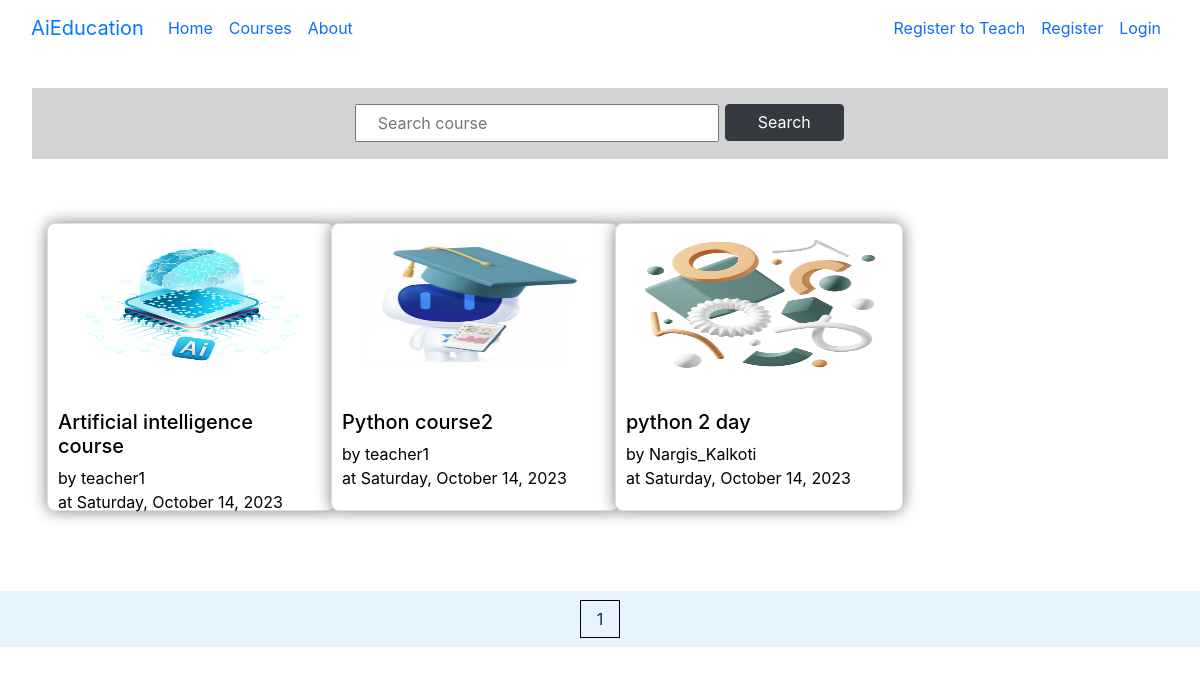
The app's page /courses/, older data.
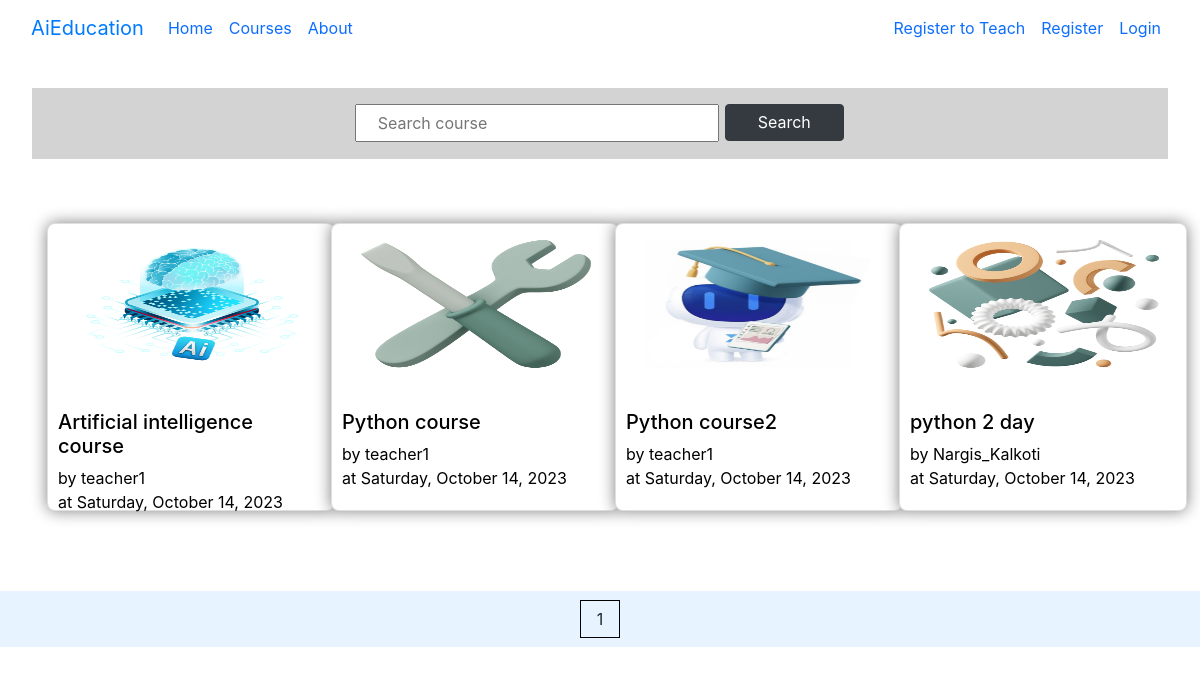
The same page, newer data.
### courses/models.py (models this page shows, shortened)
class Course(models.Model):
    course_name = models.CharField(max_length=100)
    made_by_teacher = models.ForeignKey(to=Teacher , on_delete=models.CASCADE, related_name='made_course')
    student = models.ManyToManyField(Student ,through='Course_members', related_name='has_course') # To get through the model name
    course_img = models.ImageField(upload_to='photos/courses',blank=True) # to change the upload path
    course_description = models.CharField(max_length=300)
    slug = models.SlugField()
    iscomplete = models.BooleanField(default=False)
    Age_choices = [
        ('Age < 10', 'Age <10'),
        ('10 < Age < 15', '10 < Age < 15'),
        ('15 < Age < 18','15 < Age < 18'),
        ('Above 18', 'Above 18'),
        ('For all ages', 'For all ages'),]
    age_group = models.CharField(max_length=20, choices=Age_choices, default='For all ages')
    tz1 = pytz.timezone('Asia/Kolkata')
    current_time = timezone.now().astimezone(tz1)
    duration = timedelta(hours=5, minutes=30)
    current_date = current_time + duration
    date_generated = models.DateTimeField(default=current_date)
    class Meta:
        ordering = ["course_name"]

### accounts/models.py (models this page shows, shortened)
class Teacher(models.Model):
    name = models.CharField(max_length=50, unique=True)
    user = models.OneToOneField(to=User, on_delete=models.CASCADE, related_name='teacher')
    is_verified = models.BooleanField(default=False)
    number = models.CharField(max_length=11)
    profile_photo = models.ImageField(upload_to='photos/teacher', null=True, blank=True)
    bio = models.CharField(max_length=100, blank=True, null=True)
    GENDER_CHOICES = [
        ('Male', 'Male'),
        ('Female', 'Female'),
        ('None', 'None')]
    EXPERIENCE_CHOICES=[
        ('less then 1 year','less then 1 year'),('1 - 2 years','1 - 2 years'),
        ('2-4 years','2-4 years'),('5 years and above','5 years and above'),
    ]
    TYPE_USER = [
        ('student', 'student'),
        ('teacher', 'teacher'),
        ('admin', 'admin')]
    is_type = models.CharField(max_length=20, choices=TYPE_USER, default='teacher')
    gender = models.CharField(max_length=10, choices=GENDER_CHOICES, default='None')
    experience = models.CharField(max_length=30, choices=EXPERIENCE_CHOICES, default='less then 1 year')

### courses/views.py (the view)
# urls.py: path('', views.ListCourse.as_view(), name='allcourseslist'),
class ListCourse(ListView):
    model = Course
    template_name = 'courses/course_list.html'
    paginate_by = 4
    def get_queryset(self):
        queryset = Course.objects.all()
        name= self.request.GET.get('name', None)
        print(name)
        try:
           teacher1 = self.request.user.teacher
        except (ObjectDoesNotExist, AttributeError):
           teacher1 = None
        if name:
            queryset = queryset.filter(course_name__contains=name)
        queryset = queryset.filter(iscomplete=True)
        return queryset

### courses/templates/courses/course_list.html (shortened to what this page needs)
{% extends 'base.html' %}
{% load static %}
{% block content %}
<div style="padding: 2em;">
<div style="padding: 1em 1em; background-color: lightgrey; text-align:center;">
  <form name="searchform" id="searchform" method="GET">
    <div class="column" style="justify-items:center;">
    <input type="textfield" name='name' placeholder=" Search course" style="padding: 0.3em 1em; padding-right: 6em; margin-bottom:0px;">
    <input type="submit" value="Search" class="btn btn-dark" style=" padding:0.36em 2em; margin:0px 1px; transform: translate(0px,-2px)">
    </div>
  </form>
</div>
</div>
<div style="padding:2em; margin:0px;" class="row">
{% for course in object_list %}
<div class="col-lg-3" style="margin-bottom: 2em;">
<div class="card course-card" style="">
<a href="{% url 'courses:singlecourse' slug=course.slug %}" alt="single-course"
 style="text-decoration:none; color: black; ">
    <img src="{{course.course_img.url}}" style="width: 18rem; height:10em;" class="card-img-top course-img" alt="coures image">
    <div class="card-body" style="margin-top: 0px; padding: 10px;">
      <p class="card-text" style="">
        <h5>{{course.course_name}}</h5>
        by {{course.made_by_teacher.name}}
    <br> at {{course.date_generated|date:"l, F j, Y"}}</p>
    </div>
</a>
  </div>
</div>
{% endfor %}
</div>
<div class="row" style="background-color: rgb(231, 243, 255); margin:0px; bottom:0px;
padding: 1em; justify-content: center;">
  <div class="col-lg-6" style="text-align: center;">
    <span style="border: 1px solid black; padding: 0.5em 1em;">  {{page_obj.number}} </span>
  </div>
</div>
{% endblock content %}

Row changes from the older to the newer data that the page shows:
now on this page (row edited): Course: course_img (picture), course_name "Python course", made_by_teacher.name "teacher1", date_generated "Saturday, October 14, 2023"
